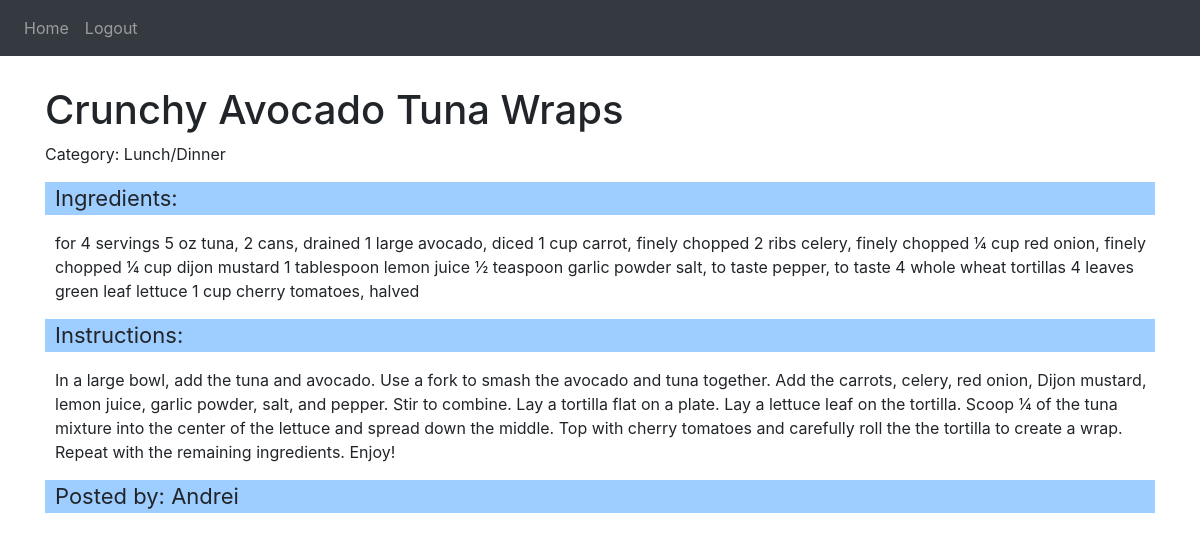
Screenshot of /recipe/2 (signed in) with the database file from the repository.
### website/models.py (models this page shows, shortened)
class Recipe(db.Model):
    id = db.Column(db.Integer, primary_key=True)  # unique identifier for the recipe
    instructions = db.Column(db.String(1000))    # instructions for cooking the recipe
    ingredients = db.Column(db.String(1000))     # ingredients required for the recipe
    title = db.Column(db.String(30))             # title of the recipe
    category = db.Column(db.String(30))          # category of the recipe
    user_id = db.Column(db.Integer, db.ForeignKey('user.id'), nullable=False) # foreign key to the User table
    author = db.relationship('User', backref=db.backref('my_recipes', lazy=True)) # relationship with the User class
    user = db.relationship('User', backref='recipes') # relationship with the User class

class User(db.Model, UserMixin):
    id = db.Column(db.Integer, primary_key=True)   # unique identifier for the user
    email = db.Column(db.String(150), unique=True) # email address of the user
    password = db.Column(db.String(150))           # password of the user
    first_name = db.Column(db.String(150))         # first name of the user

### website/views.py (the view)
@views.route("/recipe/<int:recipe_id>")
@login_required
def recipe(recipe_id):
    recipe = Recipe.query.get_or_404(recipe_id)
    return render_template("recipe.html", user=recipe.user, recipe=recipe)

### website/__init__.py (called while the page is built)
def create_app():
    app = Flask(__name__)
    app.config["SECRET_KEY"] = 'andreivince'
    app.config["SQLALCHEMY_DATABASE_URI"] = f'sqlite:///{DB_NAME}'
    db.init_app(app)
    from .views import views
    from .auth import auth
    app.register_blueprint(views, url_prefix='/')
    app.register_blueprint(auth, url_prefix='/')
    from .models import User, Recipe
    create_database(app)
    login_manager = LoginManager()
    login_manager.login_view = 'auth.login'
    login_manager.init_app(app)
    @login_manager.user_loader
    def load_user(id):
        return User.query.get(int(id))
    return app

### website/templates/recipe.html (shortened to what this page needs)
<link rel="stylesheet" type="text/css" href="{{ url_for('static', filename='css/recipe.css') }}">
{% extends "base.html" %}
{% block content %}
  <div class="recipe">
    <h1 class="title_recipe">{{ recipe.title }}</h1>
    <p>Category: {{ recipe.category }}</p>
    <p class="label_recipe">Ingredients:</p>
    <p class="user_recipe">{{ recipe.ingredients }}</p>
    <p class="label_recipe">Instructions:</p>
    <p class="user_recipe">{{ recipe.instructions }}</p>
    <p class="label_recipe">Posted by: {{ recipe.user.first_name }}</p>
  </div>
{% endblock %}

### website/static/css/recipe.css (style rules this page uses)
.recipe { padding-top: 30px; }
.label_recipe { font-size: 22px; background-color: #027cff61; padding-left: 10px; }
.user_recipe { padding-left: 10px; }

### rows the page displays
Recipe: title "Crunchy Avocado Tuna Wraps", category "Lunch/Dinner", ingredients "for 4 servings 5 oz tuna, 2 cans, drained 1 large avocado, diced 1 cup carrot, finely chopped 2 ribs celery, finely chopped ¼ cup red onion, finely chopped ¼ cup dijon mustard 1 tablespoon lemon juice ½ teaspoon garlic powder salt, to taste pepper, to taste 4 whole wheat tortillas 4 leaves green leaf lettuce 1 cup cherry tomatoes, halved", instructions "In a large bowl, add the tuna and avocado. Use a fork to smash the avocado and tuna together. Add the carrots, celery, red onion, Dijon mustard, lemon juice, garlic powder, salt, and pepper. Stir to combine. Lay a tortilla flat on a plate. Lay a lettuce leaf on the tortilla. Scoop ¼ of the tuna mixture into the center of the lettuce and spread down the middle. Top with cherry tomatoes and carefully roll the the tortilla to create a wrap. Repeat with the remaining ingredients. Enjoy!"
User: user.first_name "Andrei"
